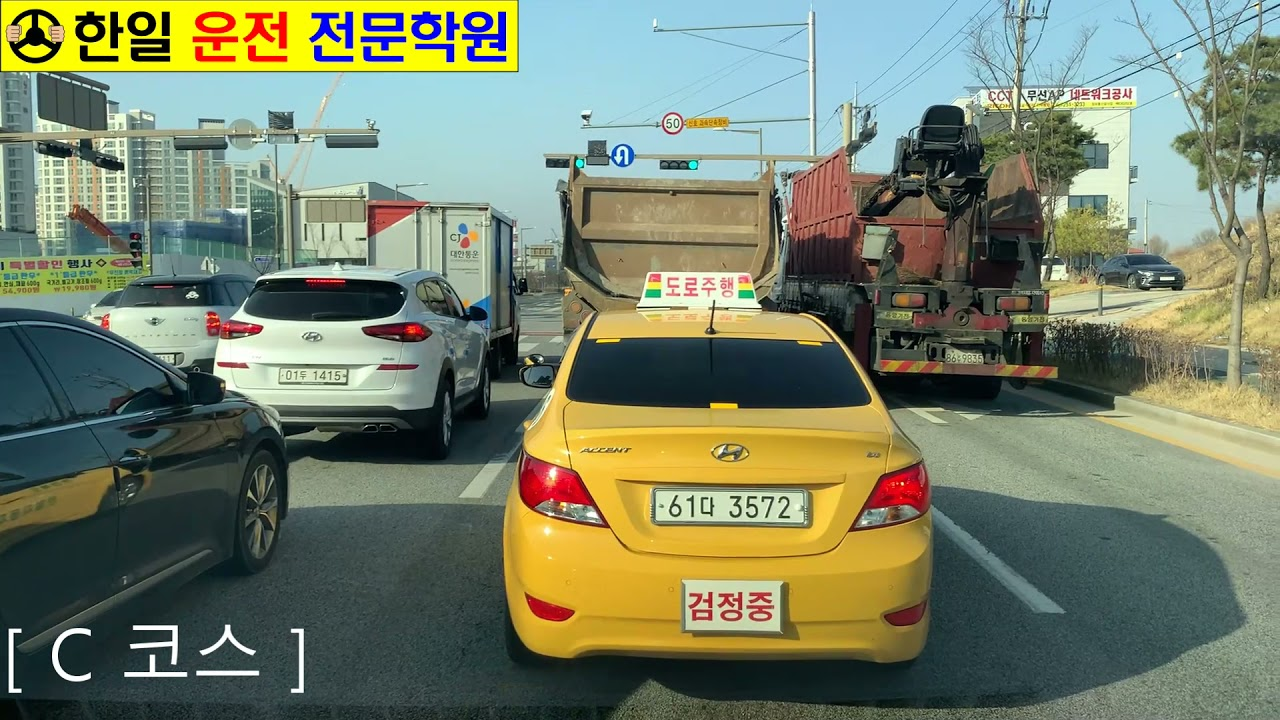
#> input picture 00.추가학습/data/car6.jpg, 1280 x 720 px, given in place of cat.jpg, which was not available
$ jupyter execute --allow-errors 'ch00_01_OpenCV기초_기본사용.ipynb'   (text cells are left out)
#> lines starting #> are read from the running program, lines starting #| are printed output that depends on the picture; pictures that were not available may be replaced by others from this repository, and a replacement may not be noted
[cell 1]
import numpy as np
import matplotlib.pyplot as plt
import cv2
cv2.__version__

[cell 2]
from google.colab import files
upload_file = files.upload()
#> the answer given: car6.jpg

[cell 3]
path = 'cat.jpg'

[cell 4]
# 불러오기
plt_img = plt.imread(path)
#> plt_img is the input picture: shape (720, 1280, 3); mean R, G, B 118.4, 128.1, 105
cv2_img = cv2.imread(path)
print(plt_img.shape, plt_img.dtype, type(plt_img))
#| (720, 1280, 3) uint8 <class 'numpy.ndarray'>
print(cv2_img.shape, cv2_img.dtype, type(cv2_img))
#| (720, 1280, 3) uint8 <class 'numpy.ndarray'>
print(plt_img[0][0], cv2_img[0][0])
#| [24 23  0] [ 0 23 24]

[cell 5]
cv2_img[0]
#> Out = 1280 rows, first 8: [0, 23, 24], [65, 139, 139], [31, 166, 168], [12, 175, 177], [14, 170, 175], [13, 168, 171], [17, 169, 170], [14, 167, 168]

[cell 6]
cv2.imshow('img', cv2_img)

[cell 7]
from google.colab.patches import cv2_imshow
cv2_imshow(cv2_img)

[cell 8]
plt.subplot(121)
plt.imshow(plt_img)
plt.title('matplotlib')
plt.subplot(122)
plt.imshow(cv2_img)
plt.title('openCV')

# 2번째 처럼 색이 이상한 이유
# imread를 할때 matplotlib RGB 읽어옴
# openCV 는 GBR로 읽어옴(RGB로 변환해야 제대로 읽힘)
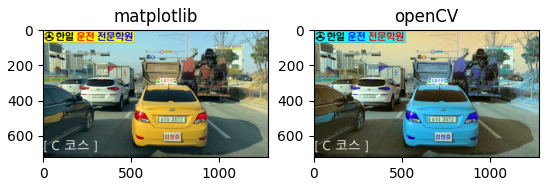
#> figure drawn by matplotlib, 2 panels; B, G, R data is drawn as R, G, B

[cell 9]
# cv2_img = BGR
gray_img = cv2.cvtColor(cv2_img, cv2.COLOR_BGR2GRAY)
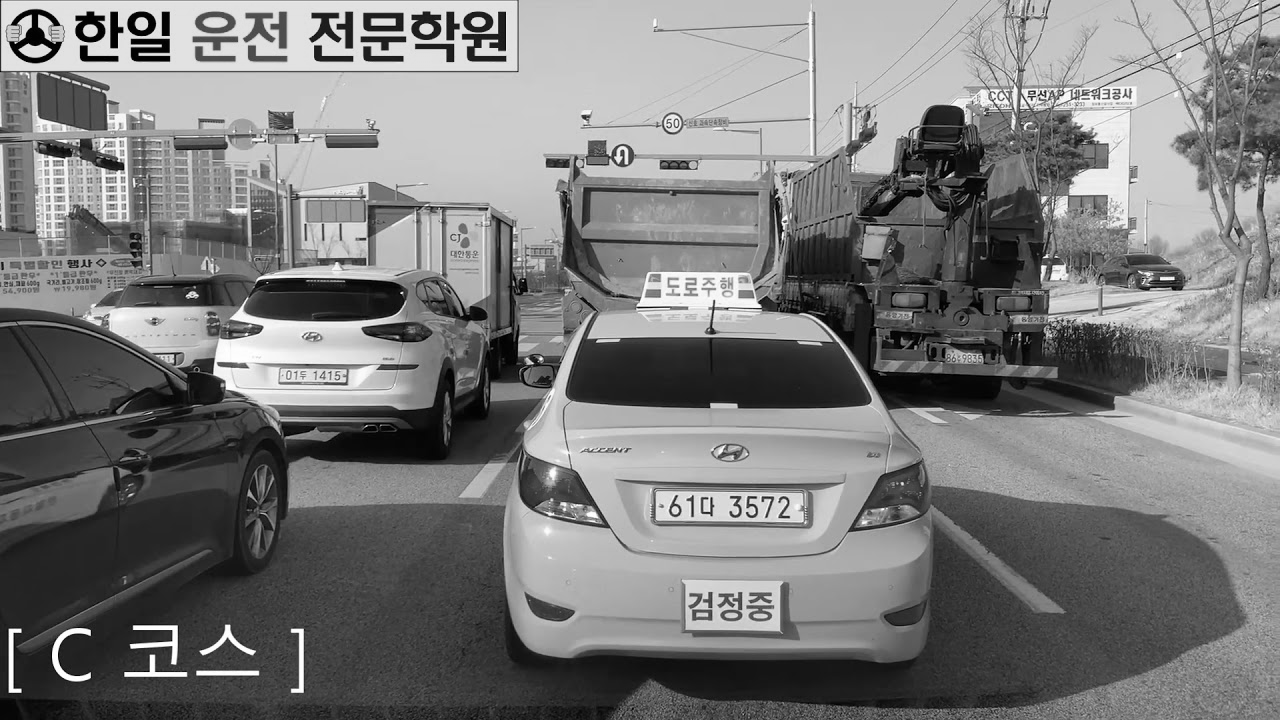
#> gray_img: shape (720, 1280); min 0, max 255, mean 122.6
hsv_img = cv2.cvtColor(cv2_img, cv2.COLOR_BGR2HSV)
#> hsv_img: shape (720, 1280, 3); mean H, S, V 65.9, 93.7, 139.1
lab_img = cv2.cvtColor(cv2_img, cv2.COLOR_BGR2LAB)
#> lab_img: shape (720, 1280, 3); mean of channels 0, 1, 2 131.5, 122.3, 138.3
rgb_img = cv2.cvtColor(cv2_img, cv2.COLOR_BGR2RGB)

[cell 10]
plt.imshow(gray_img)

[cell 11]
plt.imshow(hsv_img)

[cell 12]
plt.imshow(lab_img)

[cell 13]
plt.imshow(rgb_img)

[cell 14]
for i, img in enumerate([gray_img, hsv_img, lab_img, rgb_img]):
  plt.subplot(2,2,i+1)
  plt.imshow(img)
#> this loop made 4 passes
plt.show()
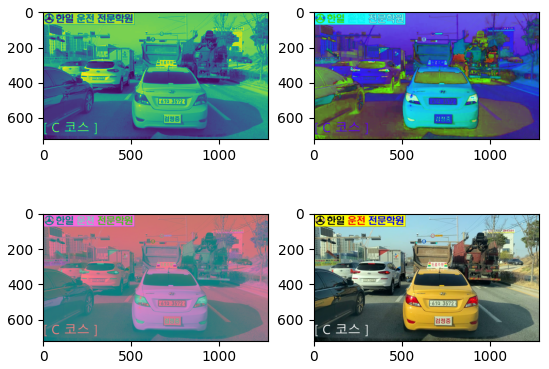
#> figure drawn by matplotlib, 4 panels

[cell 15]
for i, img in enumerate([gray_img, hsv_img, lab_img, rgb_img]):
  cv2_imshow(img)

[cell 16]
cv2.imwrite('gray_img.png', gray_img)
#> Out = True

[cell 17]
upload_file = files.upload()
#> the answer given: car1.jpg

[cell 18]
path1 = 'cat.jpg'

[cell 19]
plt_cat = plt.imread(path1)
cv2_cat = cv2.imread(path1)

[cell 20]
plt.imshow(plt_cat)

[cell 21]
cv2_imshow(cv2_cat)

[cell 22]
plt.imshow(cv2_cat)

[cell 23]
hls_img = cv2.cvtColor(cv2_cat, cv2.COLOR_BGR2HLS)
#> hls_img: shape (720, 1280, 3); mean of channels 0, 1, 2 66, 113.6, 89.8
luv_img = cv2.cvtColor(cv2_cat, cv2.COLOR_BGR2Luv)
#> luv_img: shape (720, 1280, 3); mean of channels 0, 1, 2 130.9, 94.9, 148.2
xyz_img = cv2.cvtColor(cv2_cat, cv2.COLOR_BGR2XYZ)
#> xyz_img: shape (720, 1280, 3); mean of channels 0, 1, 2 113.6, 124.4, 117.2
rgb_img = cv2.cvtColor(cv2_cat, cv2.COLOR_BGR2RGB)

[cell 24]
for i, img in enumerate([hls_img, luv_img, xyz_img, rgb_img]):
  plt.subplot(2,2,i+1)
  plt.imshow(img)
plt.show()
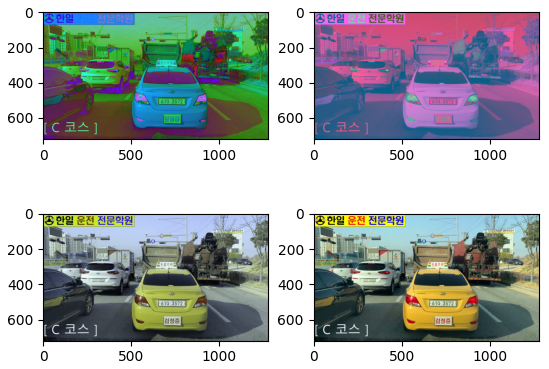
#> figure drawn by matplotlib, 4 panels

[cell 25]
for i, img in enumerate([hls_img, luv_img, xyz_img, rgb_img]):
  cv2_imshow(img)

[cell 26]
cv2.imwrite('hls_img.jpg', hls_img)
#> Out = True

[cell 27]
path2 = 'car.jpg'

[cell 28]
plt_car = plt.imread(path2)
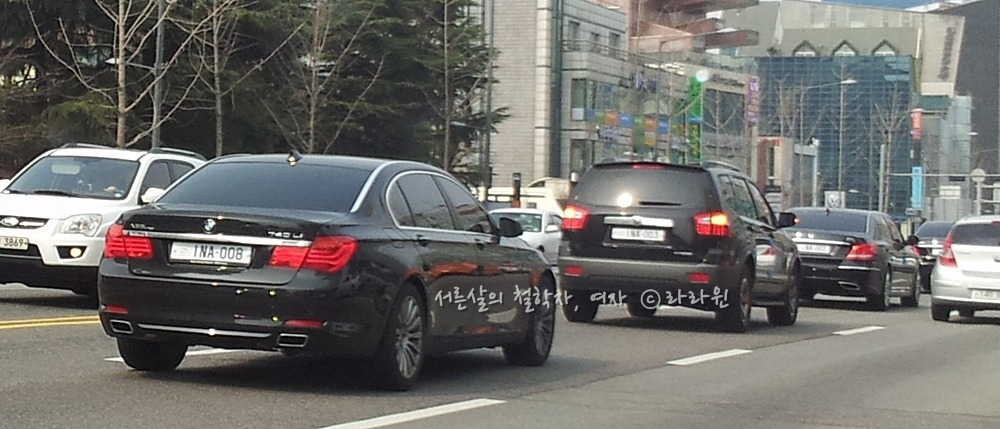
#> input picture 00.추가학습/data/car1.jpg, 1000 x 429 px, given in place of car.jpg, which was not available
#> plt_car is the input picture: shape (429, 1000, 3); mean R, G, B 110.1, 109.2, 106
cv2_car = cv2.imread(path2)

[cell 29]
plt.imshow(plt_car)

[cell 30]
cv2_imshow(cv2_car)

[cell 31]
plt.imshow(cv2_car)

[cell 32]
yuv_img = cv2.cvtColor(cv2_car, cv2.COLOR_BGR2YUV)
#> yuv_img: shape (429, 1000, 3); mean of channels 0, 1, 2 109.1, 126.6, 128.9
#> (the rest of this cell did not finish here and is left out)

#> (a cell that did not finish here is left out)

#> (a cell that did not finish here is left out)

[cell 35]
cv2.imwrite('yuv_img.jpg', yuv_img)
#> Out = True
